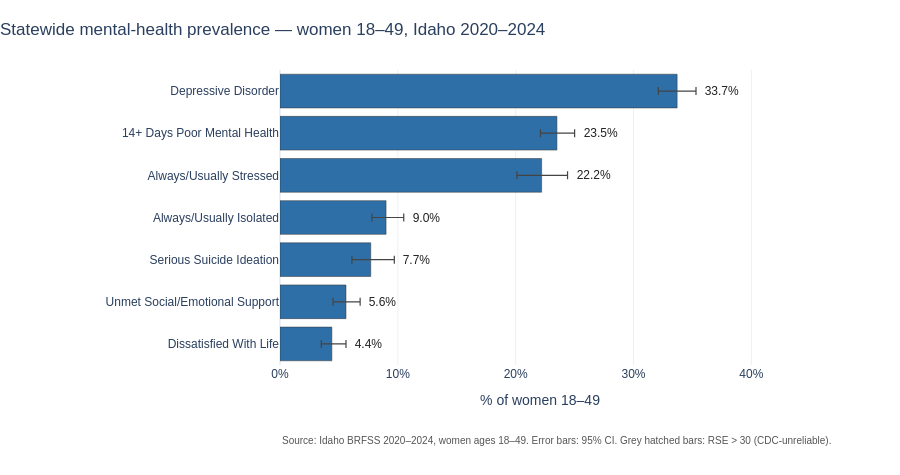

Source (notebook cell):
### Markdown cell above
## B1. Statewide summary

### Code cell
mental_summary_fig, mental_summary = statewide_summary(
    df, MENTAL_METRICS,
    'Statewide mental-health prevalence \u2014 women 18\u201349, Idaho 2020\u20132024',
)
mental_summary_fig.show()
mental_summary

### Figure 1 — Plotly figure (JSON) as saved in the notebook; plotly's stock layout.template omitted (floating-point values rounded to 4 significant figures)
{"data": [{"customdata": ["<b>Dissatisfied With Life</b><br>4.4% (95% CI 3.5–5.6)<br>n = 3097, RSE = 11", "<b>Unmet Social/Emotional Support</b><br>5.6% (95% CI 4.5–6.8)<br>n = 3116, RSE = 10", "<b>Serious Suicide Ideation</b><br>7.7% (95% CI 6.1–9.7)<br>n = 1945, RSE = 12", "<b>Always/Usually Isolated</b><br>9.0% (95% CI 7.8–10.5)<br>n = 3109, RSE = 8", "<b>Always/Usually Stressed</b><br>22.2% (95% CI 20.1–24.4)<br>n = 2387, RSE = 5", "<b>14+ Days Poor Mental Health</b><br>23.5% (95% CI 22.1–25.0)<br>n = 5896, RSE = 3", "<b>Depressive Disorder</b><br>33.7% (95% CI 32.1–35.3)<br>n = 5980, RSE = 2"], "error_x": {"array": [1.2, 1.2, 2.0, 1.5, 2.2, 1.5, 1.6], "arrayminus": [0.9, 1.1, 1.6, 1.2, 2.1, 1.4, 1.6], "color": "#444", "symmetric": false, "thickness": 1.2, "type": "data", "width": 4}, "hovertemplate": "%{customdata}<extra></extra>", "marker": {"color": ["#2e6fa7", "#2e6fa7", "#2e6fa7", "#2e6fa7", "#2e6fa7", "#2e6fa7", "#2e6fa7"], "line": {"color": "#333", "width": 0.5}, "pattern": {"shape": ["", "", "", "", "", "", ""], "size": 6, "solidity": 0.3}}, "orientation": "h", "type": "bar", "x": [4.4, 5.6, 7.7, 9.0, 22.2, 23.5, 33.7], "y": ["Dissatisfied With Life", "Unmet Social/Emotional Support", "Serious Suicide Ideation", "Always/Usually Isolated", "Always/Usually Stressed", "14+ Days Poor Mental Health", "Depressive Disorder"]}], "layout": {"annotations": [{"font": {"color": "#222", "size": 12}, "showarrow": false, "text": "  4.4%", "x": 5.6, "xanchor": "left", "y": "Dissatisfied With Life", "yanchor": "middle"}, {"font": {"color": "#222", "size": 12}, "showarrow": false, "text": "  5.6%", "x": 6.8, "xanchor": "left", "y": "Unmet Social/Emotional Support", "yanchor": "middle"}, {"font": {"color": "#222", "size": 12}, "showarrow": false, "text": "  7.7%", "x": 9.7, "xanchor": "left", "y": "Serious Suicide Ideation", "yanchor": "middle"}, {"font": {"color": "#222", "size": 12}, "showarrow": false, "text": "  9.0%", "x": 10.5, "xanchor": "left", "y": "Always/Usually Isolated", "yanchor": "middle"}, {"font": {"color": "#222", "size": 12}, "showarrow": false, "text": "  22.2%", "x": 24.4, "xanchor": "left", "y": "Always/Usually Stressed", "yanchor": "middle"}, {"font": {"color": "#222", "size": 12}, "showarrow": false, "text": "  23.5%", "x": 25.0, "xanchor": "left", "y": "14+ Days Poor Mental Health", "yanchor": "middle"}, {"font": {"color": "#222", "size": 12}, "showarrow": false, "text": "  33.7%", "x": 35.3, "xanchor": "left", "y": "Depressive Disorder", "yanchor": "middle"}, {"font": {"color": "#555", "size": 10}, "showarrow": false, "text": "Source: Idaho BRFSS 2020–2024, women ages 18–49. Error bars: 95% CI. Grey hatched bars: RSE > 30 (CDC-unreliable).", "x": 0, "xanchor": "left", "xref": "paper", "y": -0.28, "yref": "paper"}], "font": {"family": "Helvetica, Arial, sans-serif", "size": 12}, "height": 475, "margin": {"b": 110, "l": 280, "r": 100, "t": 70}, "title": {"text": "Statewide mental-health prevalence — women 18–49, Idaho 2020–2024", "x": 0, "xanchor": "left"}, "xaxis": {"range": [0, 44.12], "ticksuffix": "%", "title": {"text": "% of women 18–49"}}}}
